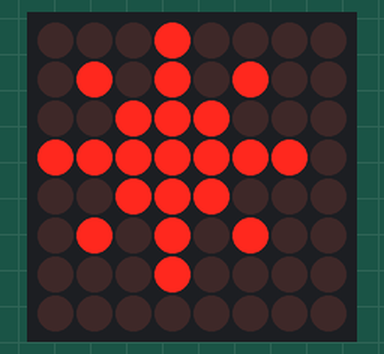
Bench run of a sketch on a simulated Arduino Uno, built with avr-gcc and run on an emulated ATmega328P. Shown: 8×8 LED matrix. Random numbers use the default seed unless the sketch sets one.

Above: at 0.05 s.
At 5.16 s:
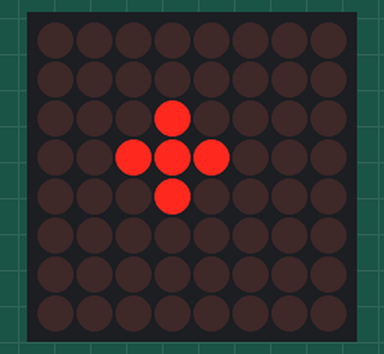
At 10.26 s:
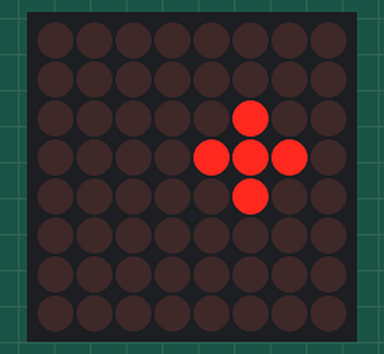
At 15.29 s:
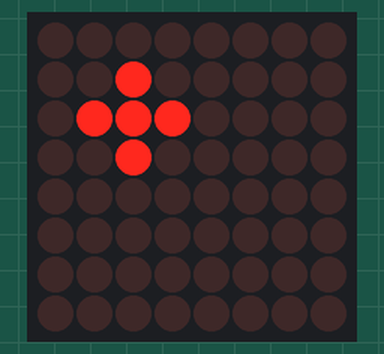
At 20.32 s:
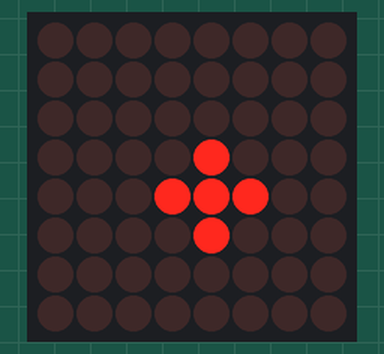
At 39.83 s:
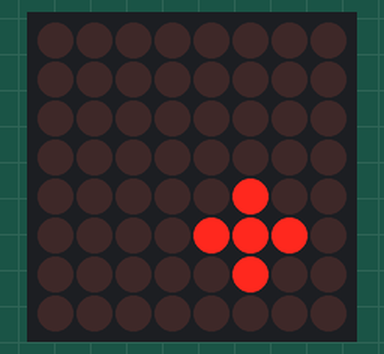

The sketch:

krippenstern.ino
```cpp
//We always have to include the library
#include "LedControl.h"

/*
 Now we need a LedControl to work with.
 ***** These pin numbers will probably not work with your hardware *****
 pin 12 is connected to the DataIn
 pin 11 is connected to the CLK
 pin 10 is connected to LOAD
 We have only a single MAX72XX.
 */
LedControl lc=LedControl(12,11,10,1);

/* we always wait a bit between updates of the display */
unsigned long delaytime=33;
// uint8_t pic[5][8] = {0};

const byte pic [] = {
  B00000000,B00000000,B00000000,B11110000,B00000000,B00000000,B00000000,B00000000,
  B00000000,B10000000,B01100000,B00010000,B00000000,B00000000,B00000000,B00000000,
  B10000000,B01000000,B00100000,B00010000,B00000000,B00000000,B00000000,B00000000,
  B01000000,B00100000,B00100000,B00010000,B00000000,B00000000,B00000000,B00000000 };

const byte sternpic [] ={
  B00010000,B01010100,B00111000,B11111110,B00111000,B01010100,B00010000,B00000000,
  B00010000,B00010000,B00111000,B11111110,B00111000,B00010000,B00010000,B00000000,
  B00000000,B00010000,B00010000,B01111100,B00010000,B00010000,B00000000,B00000000,
  B00000000,B00000000,B00010000,B00111000,B00010000,B00000000,B00000000,B00000000,
  B00000000,B00000000,B00000000,B00010000,B00000000,B00000000,B00000000,B00000000};


void setup() {
  /*
   The MAX72XX is in power-saving mode on startup,
   we have to do a wakeup call
   */
  lc.shutdown(0,false);
  /* Set the brightness to a medium values */
  lc.setIntensity(0,8);
  /* and clear the display */
  lc.clearDisplay(0);
}

void stern2() {
  for(int i=0;i<5;i++) {
    for(int row=0;row<8;row++) {
        lc.setRow(0,row,sternpic[i*8+row]);
    }
    delay(delaytime*3);
  }
 lc.clearDisplay(0);
 delay(delaytime*3);
  for(int i=0;i<5;i++) {
    for(int row=0;row<8;row++) {
        lc.setRow(0,row,sternpic[(4-i)*8+row]);
    }
    delay(delaytime*3);
  }
}


void sternrot() {

  //left down
  for(int i=0;i<4;i++) {
    for(int row=0;row<8;row++) {
      lc.setColumn(0,row,mirror(pic[i*8+row]) << 1);
    }
    delay(delaytime);
  }

  //left up normal
  for(int i=0;i<4;i++) {
    for(int row=0;row<8;row++) {
      lc.setRow(0,row,pic[i*8+row] );
    }
    delay(delaytime);
  }

  // right up
  for(int i=0;i<4;i++) {
    for(int row=0;row<9;row++) {
      lc.setColumn(0,row,(pic[(i+1)*8-row-2]));
    }
    delay(delaytime);
  }

  // right bottom:mirror x & y
  for(int i=0;i<4;i++) {
    for(int row=0;row<9;row++) {
      lc.setRow(0,row,mirror(pic[(i+1)*8-row-2]) << 1);
    }
    delay(delaytime);
  }


}

unsigned char mirror( unsigned char a )
{
  a = ((a >> 4) & 0x0F) | ((a << 4) & 0xF0);
  a = ((a >> 2) & 0x33) | ((a << 2) & 0xCC);
  a = ((a >> 1) & 0x55) | ((a << 1) & 0xAA);

  return a;
}


void kl_stern(int x, int y) {
 lc.setLed(0,x,y,true);
 delay(3*delaytime);
 lc.setLed(0,x+1,y,true);
 lc.setLed(0,x,y+1,true);
 lc.setLed(0,x-1,y,true);
 lc.setLed(0,x,y-1,true);
 delay(5*delaytime);
 lc.clearDisplay(0);
 lc.setLed(0,x,y,true);
 delay(3*delaytime);
 lc.setLed(0,x,y,false);
 delay(8*delaytime);


}


void loop() {
 for(int i=0;i<8;i++) { stern2(); };
 lc.clearDisplay(0);
 // for(int i=0;i<3;i++) { sternrot(); };
 for(int i=0;i<9;i++) {kl_stern(random(1,7),random(1,7)); }
 for(int i=1;i<7;i++) {kl_stern(i,i); };
 kl_stern(6,6);
 for(int i=1;i<7;i++) {kl_stern(7-i,7-i); };
}
```
